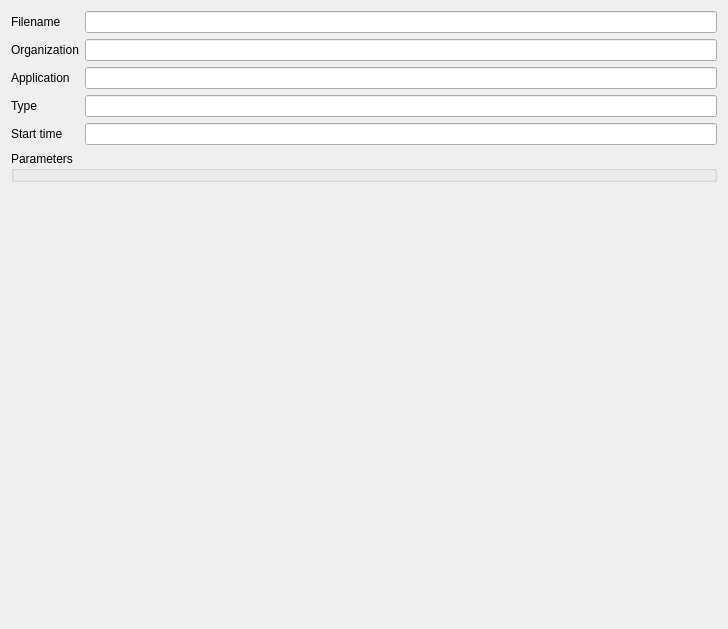
<?xml version="1.0" encoding="UTF-8"?>
<ui version="4.0">
 <class>FileInfoWidget</class>
 <widget class="QWidget" name="FileInfoWidget">
  <property name="geometry">
   <rect>
    <x>0</x>
    <y>0</y>
    <width>728</width>
    <height>629</height>
   </rect>
  </property>
  <property name="windowTitle">
   <string>Form</string>
  </property>
  <layout class="QFormLayout" name="formLayout">
   <item row="0" column="0">
    <widget class="QLabel" name="labelFilename">
     <property name="text">
      <string>Filename</string>
     </property>
    </widget>
   </item>
   <item row="0" column="1">
    <widget class="QLineEdit" name="lineEditFilename">
     <property name="readOnly">
      <bool>true</bool>
     </property>
    </widget>
   </item>
   <item row="1" column="0">
    <widget class="QLabel" name="labelOrganization">
     <property name="text">
      <string>Organization</string>
     </property>
    </widget>
   </item>
   <item row="1" column="1">
    <widget class="QLineEdit" name="lineEditOrganization">
     <property name="readOnly">
      <bool>true</bool>
     </property>
    </widget>
   </item>
   <item row="2" column="0">
    <widget class="QLabel" name="labelApplication">
     <property name="text">
      <string>Application</string>
     </property>
    </widget>
   </item>
   <item row="2" column="1">
    <widget class="QLineEdit" name="lineEditApplication">
     <property name="readOnly">
      <bool>true</bool>
     </property>
    </widget>
   </item>
   <item row="3" column="0">
    <widget class="QLabel" name="labelApplication_2">
     <property name="text">
      <string>Type</string>
     </property>
    </widget>
   </item>
   <item row="3" column="1">
    <widget class="QLineEdit" name="lineEditMeasurementType">
     <property name="readOnly">
      <bool>true</bool>
     </property>
    </widget>
   </item>
   <item row="4" column="0">
    <widget class="QLabel" name="labelApplication_3">
     <property name="text">
      <string>Start time</string>
     </property>
    </widget>
   </item>
   <item row="4" column="1">
    <widget class="QLineEdit" name="lineEditStartTime">
     <property name="readOnly">
      <bool>true</bool>
     </property>
    </widget>
   </item>
   <item row="5" column="0" colspan="2">
    <widget class="QGroupBox" name="groupBox">
     <property name="title">
      <string>Parameters</string>
     </property>
    </widget>
   </item>
  </layout>
 </widget>
 <resources/>
 <connections/>
</ui>
